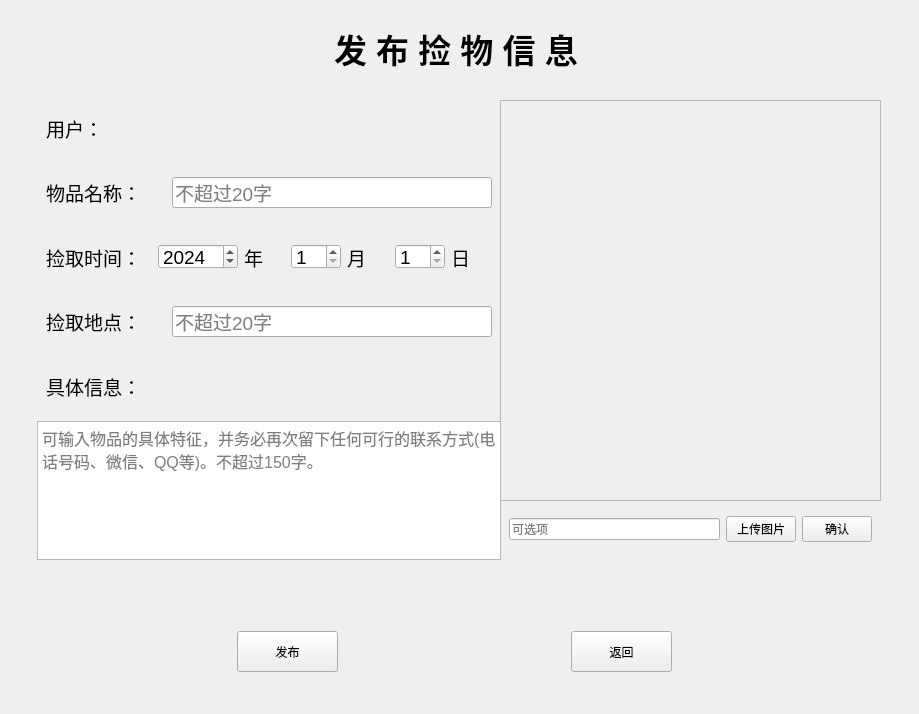
<?xml version="1.0" encoding="UTF-8"?>
<ui version="4.0">
 <class>AddFound</class>
 <widget class="QDialog" name="AddFound">
  <property name="geometry">
   <rect>
    <x>0</x>
    <y>0</y>
    <width>919</width>
    <height>714</height>
   </rect>
  </property>
  <property name="windowTitle">
   <string>发布</string>
  </property>
  <property name="windowIcon">
   <iconset>
    <normaloff>Image/guet.png</normaloff>Image/guet.png</iconset>
  </property>
  <widget class="QWidget" name="widget_6" native="true">
   <property name="geometry">
    <rect>
     <x>10</x>
     <y>99</y>
     <width>491</width>
     <height>461</height>
    </rect>
   </property>
   <layout class="QGridLayout" name="gridLayout_2">
    <item row="1" column="1">
     <widget class="QWidget" name="widget_5" native="true">
      <layout class="QHBoxLayout" name="horizontalLayout_5">
       <item>
        <widget class="QLabel" name="thing">
         <property name="font">
          <font>
           <pointsize>14</pointsize>
          </font>
         </property>
         <property name="text">
          <string>物品名称：</string>
         </property>
        </widget>
       </item>
       <item>
        <widget class="QLineEdit" name="nameEdit">
         <property name="minimumSize">
          <size>
           <width>320</width>
           <height>0</height>
          </size>
         </property>
         <property name="maximumSize">
          <size>
           <width>320</width>
           <height>16777215</height>
          </size>
         </property>
         <property name="font">
          <font>
           <pointsize>14</pointsize>
          </font>
         </property>
         <property name="text">
          <string/>
         </property>
         <property name="placeholderText">
          <string>不超过20字</string>
         </property>
        </widget>
       </item>
      </layout>
     </widget>
    </item>
    <item row="3" column="1">
     <widget class="QWidget" name="widget_4" native="true">
      <layout class="QHBoxLayout" name="horizontalLayout_4">
       <item>
        <widget class="QLabel" name="lostPlace">
         <property name="font">
          <font>
           <pointsize>14</pointsize>
          </font>
         </property>
         <property name="text">
          <string>捡取地点：</string>
         </property>
        </widget>
       </item>
       <item>
        <widget class="QLineEdit" name="placeEdit">
         <property name="minimumSize">
          <size>
           <width>320</width>
           <height>0</height>
          </size>
         </property>
         <property name="maximumSize">
          <size>
           <width>320</width>
           <height>16777215</height>
          </size>
         </property>
         <property name="font">
          <font>
           <pointsize>14</pointsize>
          </font>
         </property>
         <property name="placeholderText">
          <string>不超过20字</string>
         </property>
        </widget>
       </item>
      </layout>
     </widget>
    </item>
    <item row="5" column="1">
     <widget class="QTextEdit" name="textEdit">
      <property name="minimumSize">
       <size>
        <width>464</width>
        <height>139</height>
       </size>
      </property>
      <property name="maximumSize">
       <size>
        <width>464</width>
        <height>139</height>
       </size>
      </property>
      <property name="font">
       <font>
        <pointsize>12</pointsize>
       </font>
      </property>
      <property name="focusPolicy">
       <enum>Qt::ClickFocus</enum>
      </property>
      <property name="placeholderText">
       <string>可输入物品的具体特征，并务必再次留下任何可行的联系方式(电话号码、微信、QQ等)。不超过150字。</string>
      </property>
     </widget>
    </item>
    <item row="2" column="1">
     <widget class="QWidget" name="widget" native="true">
      <layout class="QHBoxLayout" name="horizontalLayout">
       <item>
        <widget class="QLabel" name="lostTime">
         <property name="font">
          <font>
           <pointsize>14</pointsize>
          </font>
         </property>
         <property name="text">
          <string>捡取时间：  </string>
         </property>
        </widget>
       </item>
       <item>
        <widget class="QSpinBox" name="year">
         <property name="minimumSize">
          <size>
           <width>80</width>
           <height>25</height>
          </size>
         </property>
         <property name="maximumSize">
          <size>
           <width>80</width>
           <height>25</height>
          </size>
         </property>
         <property name="font">
          <font>
           <pointsize>14</pointsize>
          </font>
         </property>
         <property name="maximum">
          <number>2050</number>
         </property>
         <property name="value">
          <number>2024</number>
         </property>
        </widget>
       </item>
       <item>
        <widget class="QLabel" name="label">
         <property name="font">
          <font>
           <pointsize>14</pointsize>
          </font>
         </property>
         <property name="text">
          <string>年</string>
         </property>
        </widget>
       </item>
       <item>
        <widget class="QSpinBox" name="month">
         <property name="minimumSize">
          <size>
           <width>50</width>
           <height>25</height>
          </size>
         </property>
         <property name="maximumSize">
          <size>
           <width>44</width>
           <height>25</height>
          </size>
         </property>
         <property name="font">
          <font>
           <pointsize>14</pointsize>
          </font>
         </property>
         <property name="minimum">
          <number>1</number>
         </property>
         <property name="maximum">
          <number>12</number>
         </property>
         <property name="value">
          <number>1</number>
         </property>
        </widget>
       </item>
       <item>
        <widget class="QLabel" name="label_2">
         <property name="font">
          <font>
           <pointsize>14</pointsize>
          </font>
         </property>
         <property name="text">
          <string>月</string>
         </property>
        </widget>
       </item>
       <item>
        <widget class="QSpinBox" name="day">
         <property name="minimumSize">
          <size>
           <width>50</width>
           <height>25</height>
          </size>
         </property>
         <property name="maximumSize">
          <size>
           <width>44</width>
           <height>25</height>
          </size>
         </property>
         <property name="font">
          <font>
           <pointsize>14</pointsize>
          </font>
         </property>
         <property name="minimum">
          <number>1</number>
         </property>
         <property name="maximum">
          <number>31</number>
         </property>
        </widget>
       </item>
       <item>
        <widget class="QLabel" name="label_3">
         <property name="font">
          <font>
           <pointsize>14</pointsize>
          </font>
         </property>
         <property name="text">
          <string>日</string>
         </property>
        </widget>
       </item>
      </layout>
     </widget>
    </item>
    <item row="4" column="1">
     <widget class="QWidget" name="widget_8" native="true">
      <layout class="QHBoxLayout" name="horizontalLayout_7">
       <item>
        <widget class="QLabel" name="label_5">
         <property name="font">
          <font>
           <pointsize>14</pointsize>
          </font>
         </property>
         <property name="text">
          <string>具体信息：</string>
         </property>
        </widget>
       </item>
      </layout>
     </widget>
    </item>
    <item row="3" column="0">
     <spacer name="horizontalSpacer_3">
      <property name="orientation">
       <enum>Qt::Horizontal</enum>
      </property>
      <property name="sizeHint" stdset="0">
       <size>
        <width>40</width>
        <height>20</height>
       </size>
      </property>
     </spacer>
    </item>
    <item row="0" column="1">
     <widget class="QWidget" name="widget_7" native="true">
      <layout class="QHBoxLayout" name="horizontalLayout_6">
       <item>
        <widget class="QLabel" name="userName">
         <property name="font">
          <font>
           <pointsize>14</pointsize>
          </font>
         </property>
         <property name="text">
          <string>用户：</string>
         </property>
        </widget>
       </item>
      </layout>
     </widget>
    </item>
   </layout>
  </widget>
  <widget class="QWidget" name="widget_2" native="true">
   <property name="geometry">
    <rect>
     <x>10</x>
     <y>10</y>
     <width>891</width>
     <height>76</height>
    </rect>
   </property>
   <property name="layoutDirection">
    <enum>Qt::LeftToRight</enum>
   </property>
   <layout class="QHBoxLayout" name="horizontalLayout_2">
    <item>
     <spacer name="horizontalSpacer">
      <property name="orientation">
       <enum>Qt::Horizontal</enum>
      </property>
      <property name="sizeHint" stdset="0">
       <size>
        <width>40</width>
        <height>20</height>
       </size>
      </property>
     </spacer>
    </item>
    <item>
     <widget class="QLabel" name="title">
      <property name="font">
       <font>
        <pointsize>25</pointsize>
        <bold>true</bold>
       </font>
      </property>
      <property name="text">
       <string>发 布 捡 物 信 息</string>
      </property>
     </widget>
    </item>
    <item>
     <spacer name="horizontalSpacer_2">
      <property name="orientation">
       <enum>Qt::Horizontal</enum>
      </property>
      <property name="sizeHint" stdset="0">
       <size>
        <width>40</width>
        <height>20</height>
       </size>
      </property>
     </spacer>
    </item>
   </layout>
  </widget>
  <widget class="QWidget" name="widget_10" native="true">
   <property name="geometry">
    <rect>
     <x>500</x>
     <y>100</y>
     <width>381</width>
     <height>451</height>
    </rect>
   </property>
   <layout class="QVBoxLayout" name="verticalLayout">
    <item>
     <widget class="QScrollArea" name="scrollArea">
      <property name="widgetResizable">
       <bool>true</bool>
      </property>
      <widget class="QWidget" name="scrollAreaWidgetContents">
       <property name="geometry">
        <rect>
         <x>0</x>
         <y>0</y>
         <width>357</width>
         <height>370</height>
        </rect>
       </property>
       <layout class="QGridLayout" name="gridLayout">
        <item row="0" column="0">
         <widget class="QLabel" name="image">
          <property name="sizePolicy">
           <sizepolicy hsizetype="Ignored" vsizetype="Ignored">
            <horstretch>0</horstretch>
            <verstretch>0</verstretch>
           </sizepolicy>
          </property>
          <property name="frameShape">
           <enum>QFrame::NoFrame</enum>
          </property>
          <property name="text">
           <string/>
          </property>
          <property name="pixmap">
           <pixmap>Image/R-C.png</pixmap>
          </property>
          <property name="scaledContents">
           <bool>true</bool>
          </property>
         </widget>
        </item>
       </layout>
      </widget>
     </widget>
    </item>
    <item>
     <widget class="QWidget" name="widget_3" native="true">
      <property name="maximumSize">
       <size>
        <width>16777215</width>
        <height>50</height>
       </size>
      </property>
      <layout class="QHBoxLayout" name="horizontalLayout_3">
       <item>
        <widget class="QLineEdit" name="pathEdit">
         <property name="placeholderText">
          <string>可选项</string>
         </property>
        </widget>
       </item>
       <item>
        <widget class="QPushButton" name="pushButton">
         <property name="maximumSize">
          <size>
           <width>70</width>
           <height>16777215</height>
          </size>
         </property>
         <property name="focusPolicy">
          <enum>Qt::NoFocus</enum>
         </property>
         <property name="text">
          <string>上传图片</string>
         </property>
        </widget>
       </item>
       <item>
        <widget class="QPushButton" name="pushButton_2">
         <property name="maximumSize">
          <size>
           <width>70</width>
           <height>16777215</height>
          </size>
         </property>
         <property name="focusPolicy">
          <enum>Qt::NoFocus</enum>
         </property>
         <property name="text">
          <string>确认</string>
         </property>
        </widget>
       </item>
      </layout>
     </widget>
    </item>
   </layout>
  </widget>
  <widget class="QWidget" name="widget_9" native="true">
   <property name="geometry">
    <rect>
     <x>10</x>
     <y>620</y>
     <width>891</width>
     <height>63</height>
    </rect>
   </property>
   <layout class="QHBoxLayout" name="horizontalLayout_8">
    <item>
     <widget class="QPushButton" name="confirm">
      <property name="minimumSize">
       <size>
        <width>101</width>
        <height>41</height>
       </size>
      </property>
      <property name="maximumSize">
       <size>
        <width>101</width>
        <height>41</height>
       </size>
      </property>
      <property name="focusPolicy">
       <enum>Qt::NoFocus</enum>
      </property>
      <property name="text">
       <string>发布</string>
      </property>
     </widget>
    </item>
    <item>
     <widget class="QPushButton" name="exit">
      <property name="minimumSize">
       <size>
        <width>101</width>
        <height>41</height>
       </size>
      </property>
      <property name="maximumSize">
       <size>
        <width>101</width>
        <height>41</height>
       </size>
      </property>
      <property name="focusPolicy">
       <enum>Qt::NoFocus</enum>
      </property>
      <property name="text">
       <string>返回</string>
      </property>
     </widget>
    </item>
   </layout>
  </widget>
 </widget>
 <resources/>
 <connections/>
</ui>
